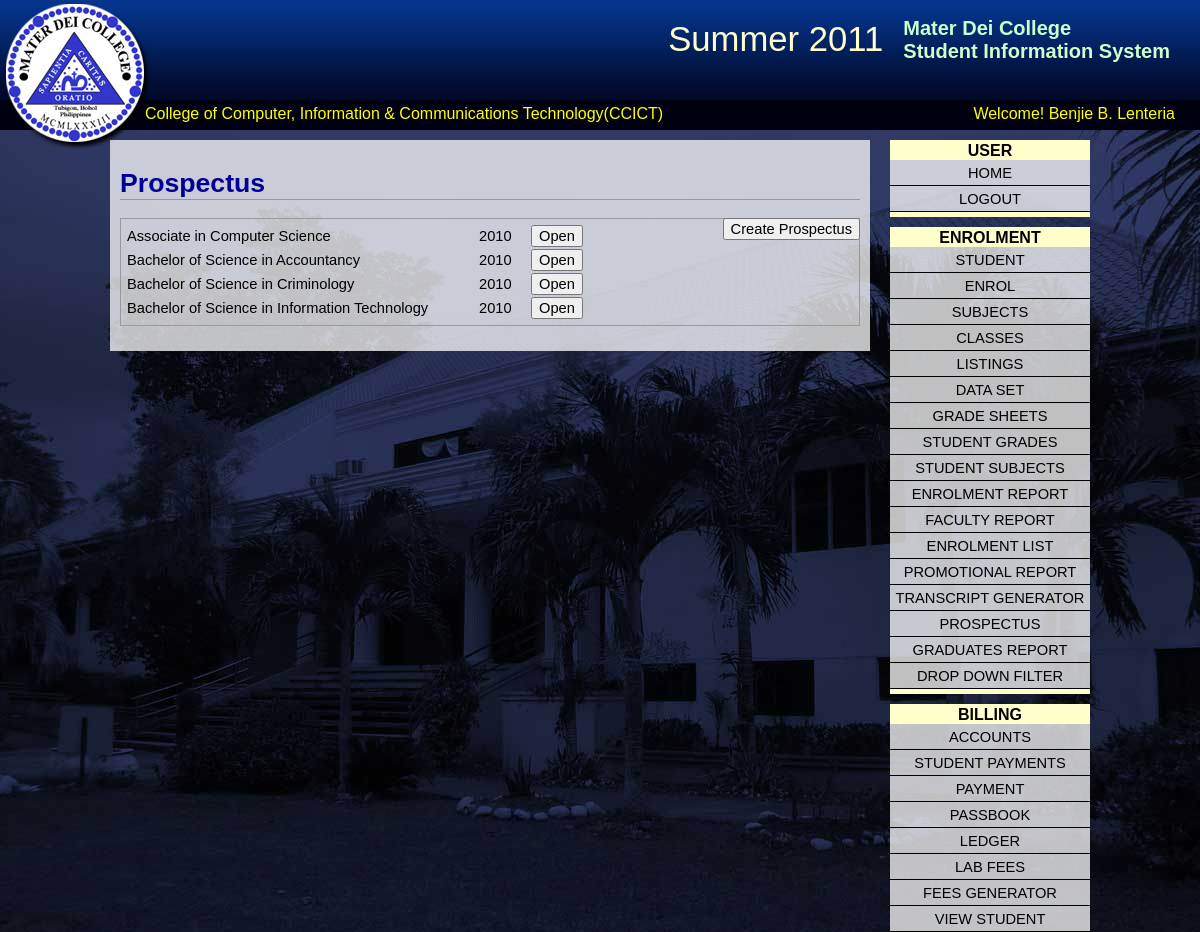
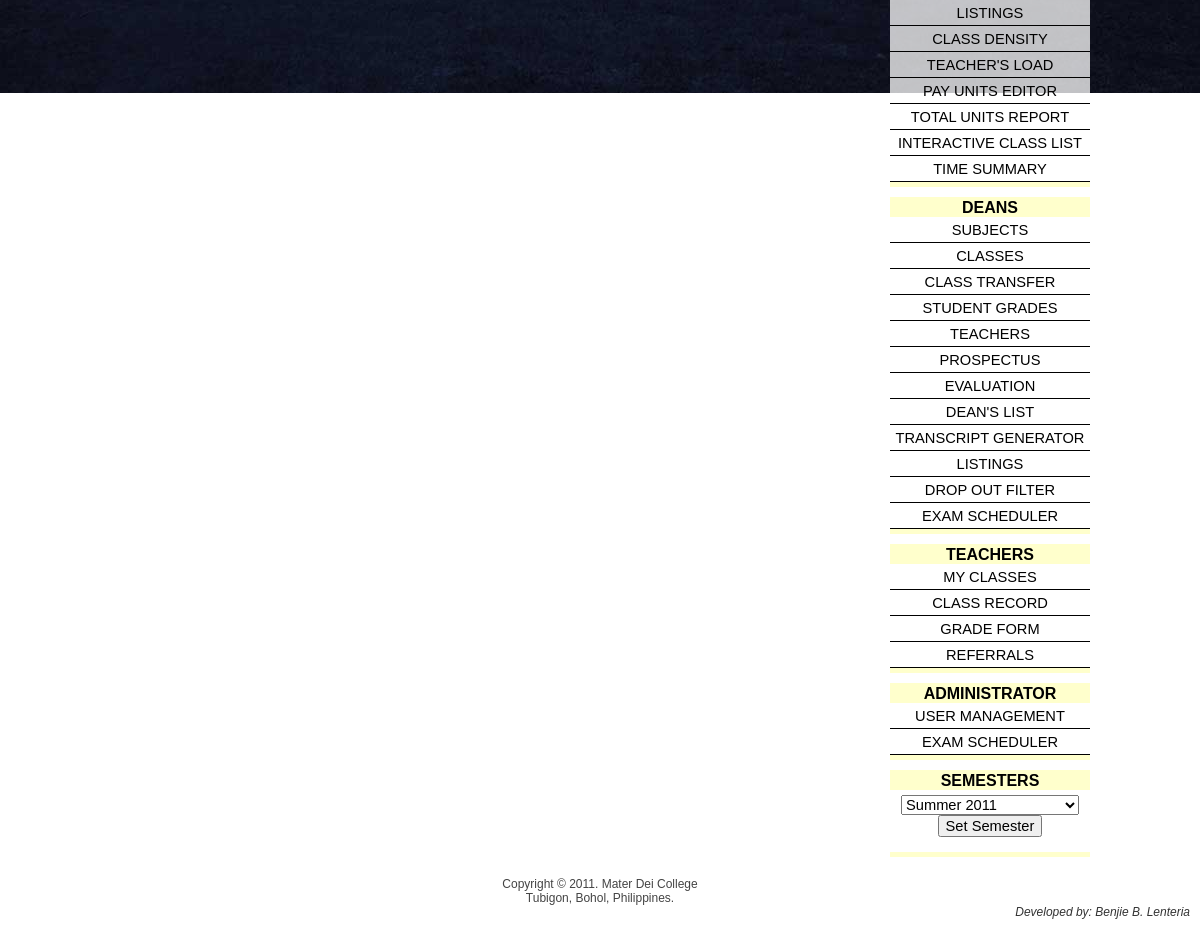
/index.php?page=prospectus (signed in), run on an earlier commit of the app's database (2 pictures, top to bottom).
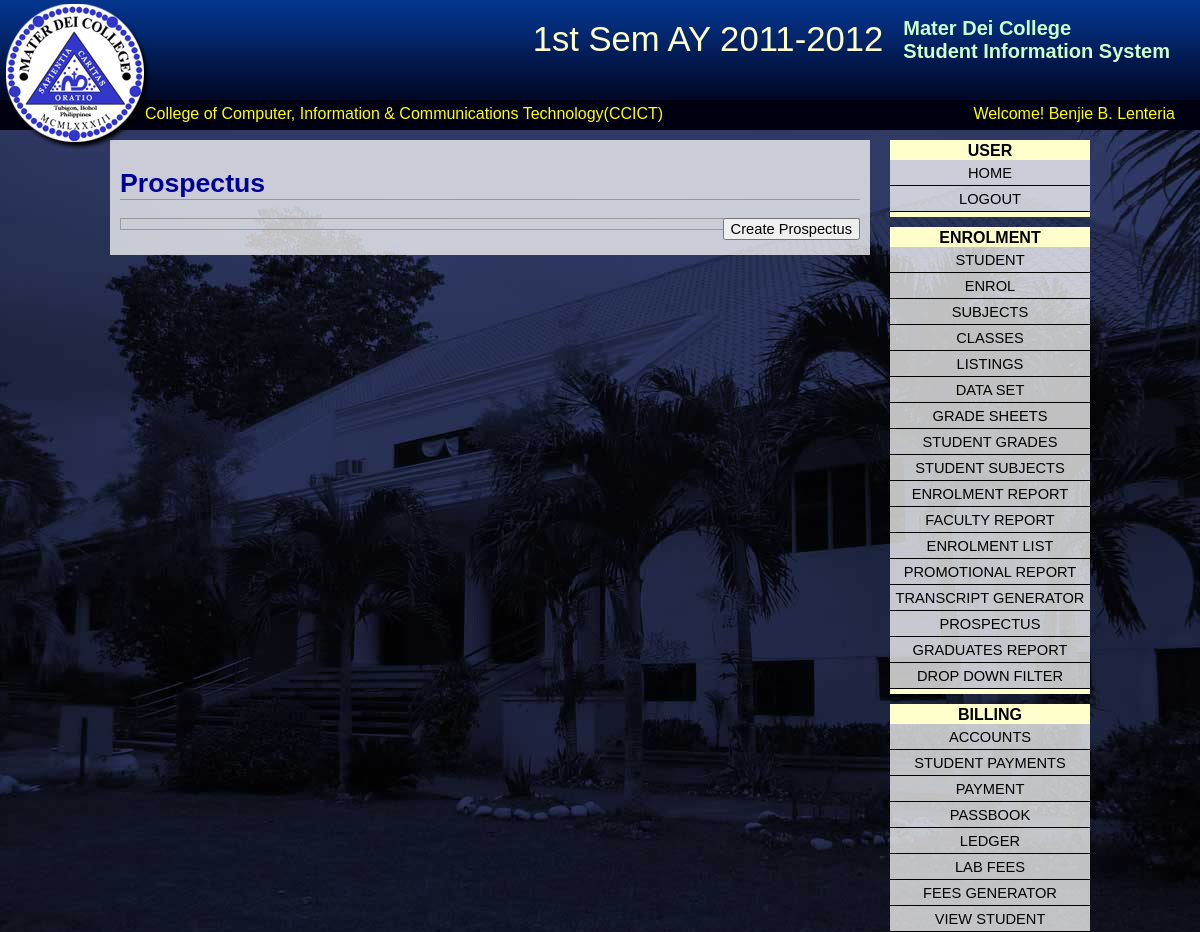
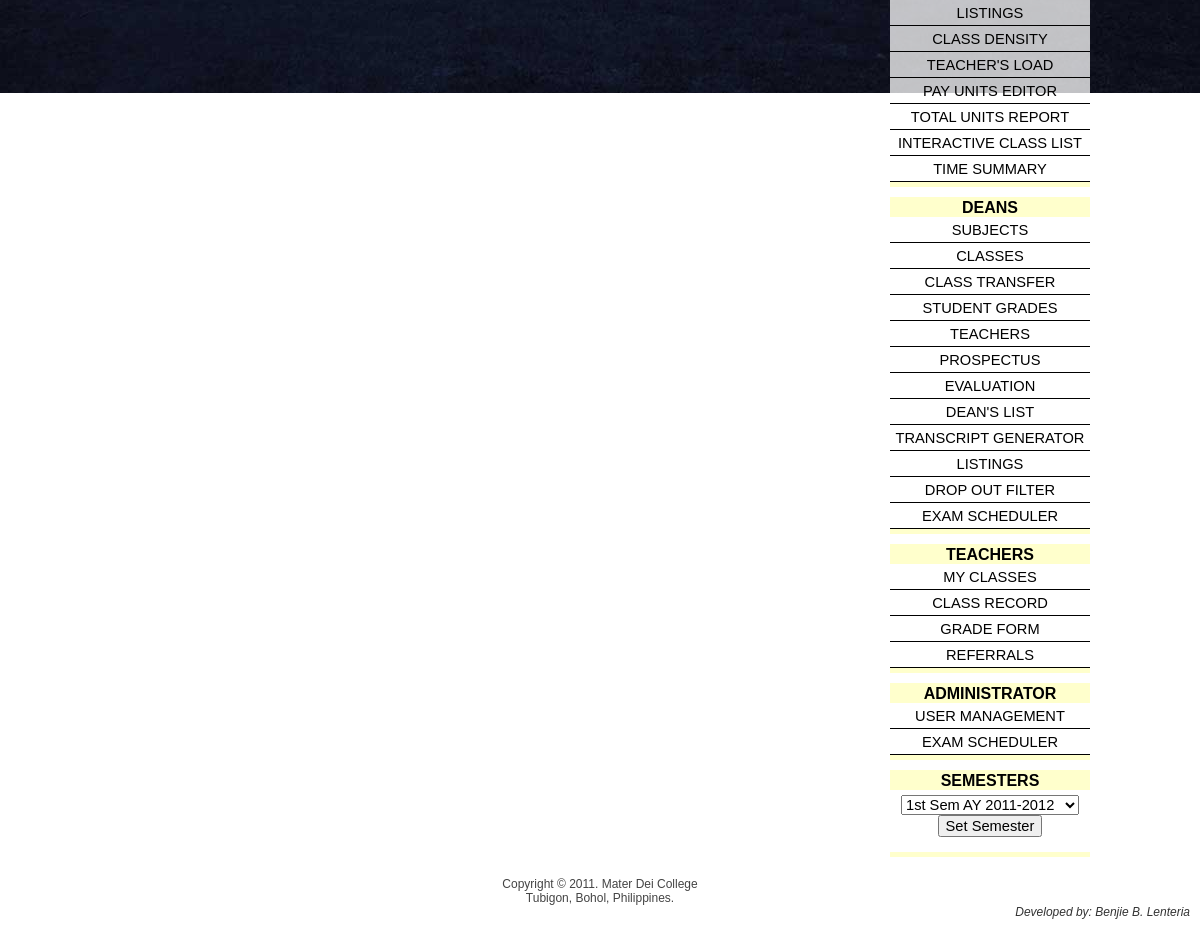
And on a later commit of the database (2 pictures, top to bottom).
### tables this page shows
CREATE TABLE IF NOT EXISTS `sems` (
  `sem_code` int(4) unsigned zerofill NOT NULL AUTO_INCREMENT,
  `sem` varchar(20) NOT NULL,
  `sem_num` int(1) unsigned NOT NULL,
  PRIMARY KEY (`sem_code`)
);

CREATE TABLE IF NOT EXISTS `modassgn` (
  `user` varchar(15) NOT NULL,
  `modlno` int(2) unsigned NOT NULL,
  PRIMARY KEY (`user`,`modlno`),
  KEY `FK_modassgn_2` (`modlno`)
);

CREATE TABLE IF NOT EXISTS `prospectus` (
  `prp_code` int(4) unsigned zerofill NOT NULL AUTO_INCREMENT,
  `course` int(3) unsigned zerofill NOT NULL DEFAULT '000',
  `year` varchar(10) NOT NULL,
  `clg_no` int(2) unsigned NOT NULL,
  PRIMARY KEY (`prp_code`),
  KEY `FK_prospectus_1` (`clg_no`),
  KEY `FK_prospectus_2` (`course`)
);

CREATE TABLE IF NOT EXISTS `courses` (
  `cr_num` int(2) unsigned zerofill NOT NULL AUTO_INCREMENT,
  `cr_acrnm` varchar(10) NOT NULL,
  `course` varchar(225) NOT NULL,
  `clg_no` int(2) unsigned zerofill NOT NULL,
  `status` tinyint(1) NOT NULL,
  PRIMARY KEY (`cr_num`),
  KEY `FK_courses_1` (`clg_no`)
);

### widgets/semesters_widget.php (the view, shortened to what the changed rows need)
<?php
$sems = mysql_query("SELECT * FROM sems ORDER BY sem_code DESC");
echo "<div class='widget'>\n";
echo "<div class='widget_head'>Semesters</div>\n";
echo "<form method='post' action=''>\n";
echo "<center>";
echo "<select name='sem_code' style='margin-top: 5px;'>\n";
while($semrow=mysql_fetch_assoc($sems)){
	echo "<option value='{$semrow['sem_code']}'>{$semrow['sem']}</option>\n";
}
echo "</select>\n";
echo "<input type='submit' name='submit_set_semester' value='Set Semester'>\n</form>";
echo "</div>";
?>

### index.php (shortened to what the changed rows need)
<?php
	function getSemester($sem_code){
		$sem=mysql_query("SELECT sem FROM sems WHERE sem_code=$sem_code");
		$semr=mysql_fetch_row($sem);
		echo $semr[0];
	}
?>
<html>
<head><title>Student Information System</title>
<link href="css/main.css" rel="stylesheet" type="text/css">
</head>
<body>
<div id="heading">
	<div id="logo"></div>
    <div id="title">
    	<h2>Mater Dei College <br/ >Student Information System</h2>
    </div>
	<div id="sem">
		<?php if(isset($_SESSION['sem_code'])) getSemester($_SESSION['sem_code']);?>
	</div>
</div>
<div id="wrapper">
   	<?php
		if(isset($_GET['page'])){
			echo "<div id='widget_area'>";
			include("widgets/user_widget.php");
			$md = mysql_query("SELECT * FROM modules NATURAL JOIN modassgn WHERE user='{$_SESSION['user']}'");
			while($mdr=mysql_fetch_assoc($md)){
				if(file_exists("widgets/" . $mdr['module'] . "_widget.php"))
					include("widgets/" . $mdr['module'] . "_widget.php");
			}
			include("widgets/semesters_widget.php");
			echo "</div>";
			echo "<div id='container'>";
			if(isset($_SESSION[$_GET['page']])){
				if(file_exists("pages/" . $_GET['page'] . ".php"))
				include("pages/" . $_GET['page'] . ".php");
				echo "</div>";
			}
		}else{
			include("pages/login.php");
		}
	?>
</div>
</body>
</html>

### widgets/enrolment_widget.php
<div class="widget">
	<div class="widget_head">
	enrolment
	</div>
    <a href="index.php?page=student">Student</a>
    <a href="index.php?page=enrol">Enrol</a>
    <a href="index.php?page=subjects&pagenum=1">Subjects</a>
	<a href="index.php?page=classes">Classes</a>
    <a href="index.php?page=listings">Listings</a>
    <a href="index.php?page=datasets">Data Set</a>
    <a href="index.php?page=gradesheets">Grade Sheets</a>
    <a href="index.php?page=student_grades">Student Grades</a>
    <a href="index.php?page=student_subjects_selector">Student Subjects</a>
    <a href="index.php?page=enrolment_report">Enrolment Report</a>
    <a href="index.php?page=faculty_report">Faculty Report</a>
    <a href="index.php?page=enrolist">Enrolment List</a>
    <a href="index.php?page=promo_rep">Promotional Report</a>
    <a href="index.php?page=transcript">Transcript Generator</a>
    <a href="index.php?page=prospectus">Prospectus</a>
    <a href="index.php?page=graduates_report">Graduates Report</a>
    <a href="index.php?page=drop_out_filter">Drop Down Filter</a>
</div>

### widgets/billing_widget.php
<div class="widget">
    <div class="widget_head">Billing</div>
    <a href="index.php?page=accounts">Accounts</a>
    <a href="index.php?page=stud_payments">Student Payments</a>
    <a href="index.php?page=payments">Payment</a>
    <a href="index.php?page=passbook">Passbook</a>
    <a href="index.php?page=ledger">Ledger</a>
    <a href="index.php?page=lab_fees">Lab Fees</a>
    <a href="index.php?page=fees_gen">Fees Generator</a>
    <a href="index.php?page=view_student">View Student</a>
    <a href="index.php?page=listings">Listings</a>
    <a href="index.php?page=class_density">Class Density</a>
    <a href="index.php?page=teachers_load_finance">Teacher's Load</a>
    <a href="index.php?page=payunits">Pay Units Editor</a>
    <a href="index.php?page=units_report">Total Units Report</a>
    <a href="index.php?page=icl">Interactive Class List</a>
    <a href="index.php?page=times">Time Summary</a>
</div>

### widgets/deans_widget.php
<div class="widget">
	<div class="widget_head">Deans</div>
	<a href="index.php?page=subjects&pagenum=1">Subjects</a>
	<a href="index.php?page=classes">Classes</a>
	<a href="index.php?page=class_transfer">Class Transfer</a>
	<a href="index.php?page=student_grades">Student Grades</a>
	<a href="index.php?page=teachers">Teachers</a>
	<a href="index.php?page=prospectus">Prospectus</a>
	<a href="index.php?page=evaluation">Evaluation</a>
	<a href="index.php?page=deans_list">Dean's List</a>
	<a href="index.php?page=transcript">Transcript Generator</a>
	<a href="index.php?page=listings">Listings</a>
	<a href="index.php?page=drop_out_filter">Drop Out Filter</a>
	<a href="index.php?page=exam_sched">Exam Scheduler</a>
</div>

### widgets/teachers_widget.php
<div class="widget">
	<div class="widget_head">
	teachers
	</div>
    <a href="index.php?page=teacher_classes">My Classes</a>
    <a href="index.php?page=teacher_class_record">Class Record</a>
    <a href="index.php?page=grade_form">Grade Form</a>
    <a href="index.php?page=referrals">Referrals</a>
</div>

### widgets/administrator_widget.php
<div class="widget">
    <div class="widget_head">Administrator</div>
    <a href="index.php?page=users">User Management</a>
    <a href="index.php?page=exam_sched">Exam Scheduler</a>
</div>

### pages/prospectus.php
<h1>Prospectus</h1>
<span style="display:block;float:right">
	<input type="button" onclick="document.location='index.php?page=prospectus_builder'" value="Create Prospectus" />
</span>
<div>
<?php
$mods = mysql_query("SELECT * FROM modassgn WHERE user='{$_SESSION['user']}' AND modlno=1");
if(mysql_num_rows($mods)!=1) $college_filter = "AND courses.clg_no={$_SESSION['clg_no']}";
else $college_filter="";
$pr = mysql_query("SELECT prp_code, courses.course, prospectus.year FROM prospectus, courses
		WHERE prospectus.course=courses.cr_num
		$college_filter ORDER BY course");
echo "<table>";
while($prow=mysql_fetch_assoc($pr)) {
	echo "<tr><td width='350'>{$prow['course']}</td>
			<td width='50'>{$prow['year']}</td>
			<td width='50'>
				<form method='post' action='index.php?page=prospectus_builder' style='display:inline'>
					<input type='hidden' value='{$prow['prp_code']}' name='prp_code' />
					<input type='submit' name='open' value='Open' style='display:inline' />
				</form>
			</td>
			</tr>";
}
echo "</table>";
?>
</div>

What changed in the data, as far as the page shows it:
no longer on this page (row unchanged): sems: sem "Summer 2011"
removed prospectus: course.course "Associate in Computer Science", year "2010"
removed prospectus: course.course "Bachelor of Science in Accountancy", year "2010"
removed prospectus: course.course "Bachelor of Science in Criminology", year "2010"
removed prospectus: course.course "Bachelor of Science in Information Technology", year "2010"
added sems: sem "1st Sem AY 2011-2012"
Also different on the page:
form field sem_code: "Summer 2011" → "1st Sem AY 2011-2012"
